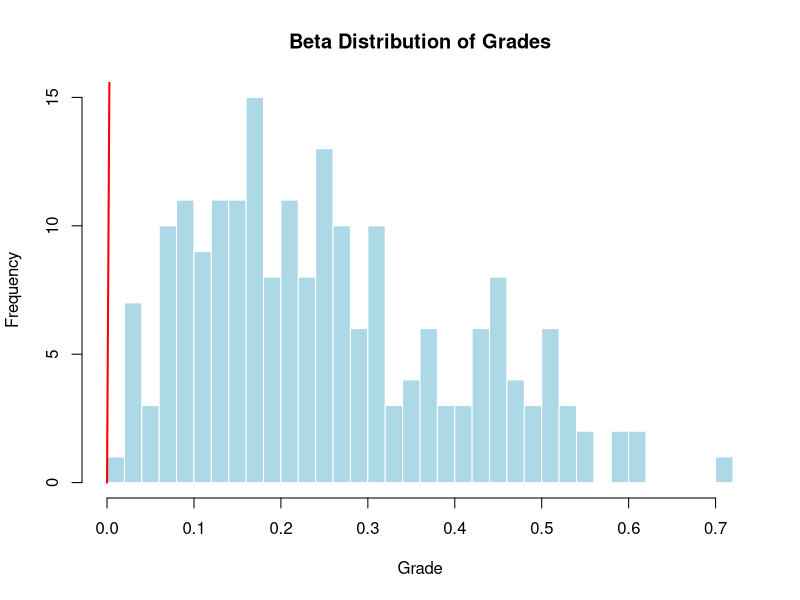

This chart was generated by the following R code:
# Filename: _064_beta_realworld.R
# Title: Beta Distribution Example - Distribution of Grades
# Author: Raghava | GitHub: @raghavtwenty
# Date Created: June 26, 2024 | Last Updated: June 26, 2024
# Language: R | Version: 4.4.0

# PROBLEM

# We consider a real-world scenario where the distribution of grades of students
# in a class is modeled using a Beta distribution with shape parameters 2 and 5.


# Parameters for the Beta distribution
shape1_param = 2  # Shape parameter alpha
shape2_param = 5  # Shape parameter beta

# Number of students
num_students = 200

# Generate random grades using the Beta distribution
grades = rbeta(num_students, shape1 = shape1_param, shape2 = shape2_param)

# Display the first few generated grades
print(head(grades))

# Plot the histogram of the generated grades
hist(grades,
    breaks = 30,
    col = "lightblue",
    border = "white",
    main = "Beta Distribution of Grades",
    xlab = "Grade",
    ylab = "Frequency"
)

# Add the theoretical density line
curve(dbeta(x, shape1 = shape1_param, shape2 = shape2_param) * num_students,
    add = TRUE,
    col = "red",
    lwd = 2
)
